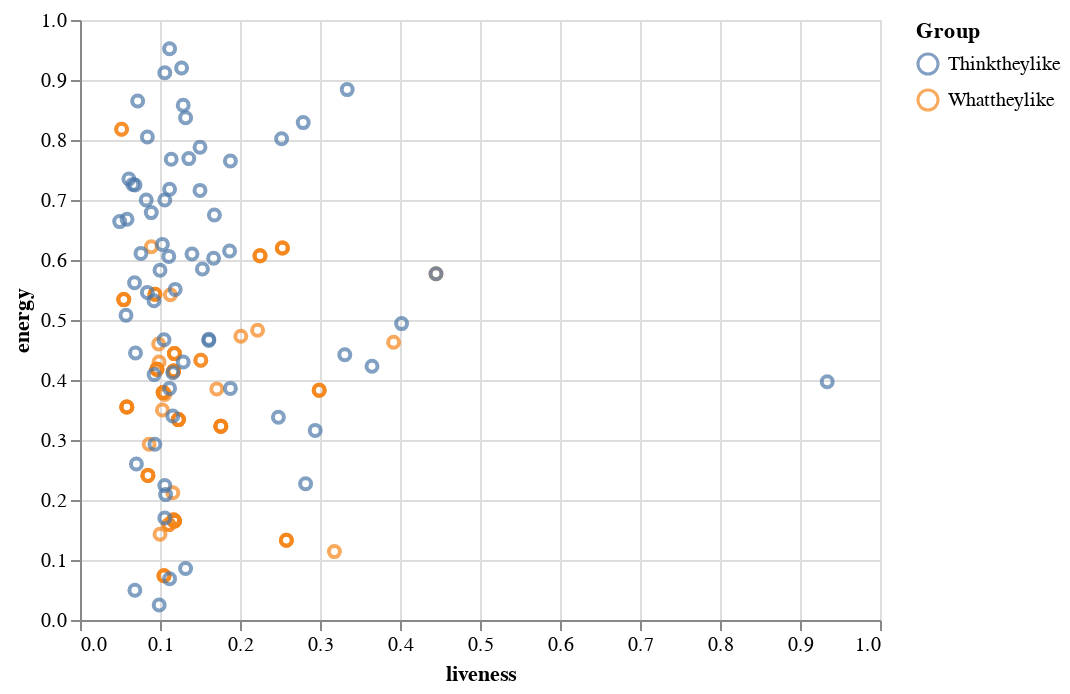

The cell this chart's notebook holds for it:
### Markdown cell above
(N)This scatterplot seems to also suggest some extremes; "thinktheylike" seems to have more high energy songs, even while liveness is relativley constant, save for the one outlier of "I Knew You So Well" in the Thinktheylike group.

### Code cell
alt.Chart(young_people_playlist).mark_point().encode(
    x="liveness",
    y="energy",
    color="Group",tooltip=["artist", "track_name"]
)

### Figure 1 — Vega-Lite specification as saved in the notebook (floating-point values rounded to 4 significant figures; data arrays with more than 128 entries replaced by an {"elided": "..."} marker saying what was removed)
{"config": {"view": {"continuousWidth": 400, "continuousHeight": 300}}, "data": {"name": "data-193956893d17802c10a67178a5e3f6b4"}, "mark": "point", "encoding": {"color": {"type": "nominal", "field": "Group"}, "tooltip": [{"type": "nominal", "field": "artist"}, {"type": "nominal", "field": "track_name"}], "x": {"type": "quantitative", "field": "liveness"}, "y": {"type": "quantitative", "field": "energy"}}, "$schema": "https://vega.github.io/schema/vega-lite/v4.8.1.json", "datasets": {"data-193956893d17802c10a67178a5e3f6b4": {"elided": "146 records"}}}
